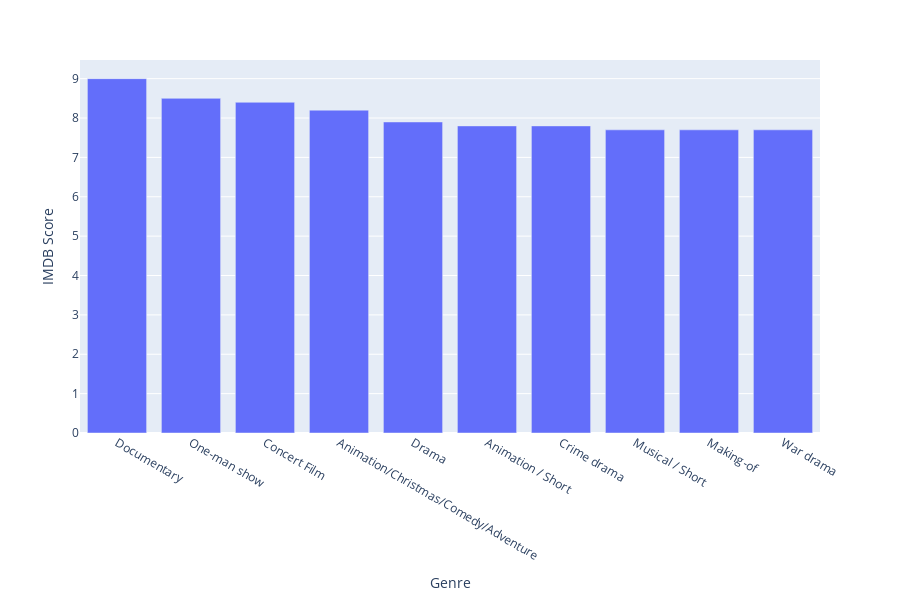

The notebook cell this image was saved under:
### Markdown cell above
9 - The top 10 'Genre's with the highest IMDB Ratings and visualization.

### Code cell
data = df.groupby('Genre').agg({'IMDB Score':'max'}).sort_values('IMDB Score',ascending=False)[0:10].reset_index()
print(data)
fig = px.bar(data,x=data.Genre,y=data['IMDB Score'],width=900,height=600)
fig.show()

### Figure 1 — Plotly figure (JSON) as saved in the notebook; plotly's stock layout.template omitted (floating-point values rounded to 4 significant figures)
{"data": [{"alignmentgroup": "True", "hovertemplate": "Genre=%{x}<br>IMDB Score=%{y}<extra></extra>", "legendgroup": "", "marker": {"color": "#636efa", "pattern": {"shape": ""}}, "name": "", "offsetgroup": "", "orientation": "v", "showlegend": false, "textposition": "auto", "type": "bar", "x": ["Documentary", "One-man show", "Concert Film", "Animation/Christmas/Comedy/Adventure", "Drama", "Animation / Short", "Crime drama", "Musical / Short", "Making-of", "War drama"], "xaxis": "x", "y": [9, 8.5, 8.4, 8.2, 7.9, 7.8, 7.8, 7.7, 7.7, 7.7], "yaxis": "y"}], "layout": {"barmode": "relative", "height": 600, "legend": {"tracegroupgap": 0}, "margin": {"t": 60}, "width": 900, "xaxis": {"anchor": "y", "domain": [0, 1], "title": {"text": "Genre"}}, "yaxis": {"anchor": "x", "domain": [0, 1], "title": {"text": "IMDB Score"}}}}
